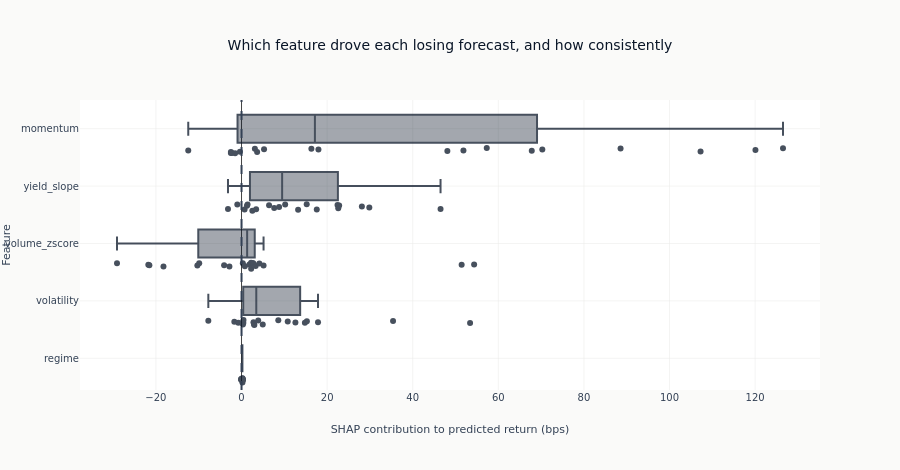

Notebook code cell kept with this figure:
### Markdown cell above
## 11. Inspect Attribution Variability

Signed SHAP distributions show both direction and trade-to-trade dispersion.
Features are ordered by mean absolute contribution; values are expressed in
basis points of predicted next-session return.

### Code cell
shap_vectors = shap_analyzer.extract_shap_vectors(result.explanations, normalization=None)
mean_abs_shap = np.abs(shap_vectors).mean(axis=0)
feature_order = [FEATURE_COLS[index] for index in np.argsort(mean_abs_shap)[::-1]]
dominant_feature = feature_order[0]

shap_long = pd.DataFrame(shap_vectors, columns=FEATURE_COLS).melt(
    var_name="feature", value_name="shap_value"
)
shap_long["shap_bps"] = shap_long["shap_value"] * 10_000
fig = px.box(
    shap_long,
    x="shap_bps",
    y="feature",
    category_orders={"feature": feature_order},
    points="all",
    title="Which feature drove each losing forecast, and how consistently",
    labels={"shap_bps": "SHAP contribution to predicted return (bps)", "feature": "Feature"},
)
fig.update_traces(marker_color=COLORS["blue"], line_color=COLORS["blue"], opacity=0.75)
fig.add_vline(x=0, line_color=COLORS["neutral"], line_dash="dash")
fig.update_layout(height=470, showlegend=False)
show_plotly_with_alt(
    fig,
    "Box plots of SHAP contribution per feature across the worst trades, with individual points overlaid and a dashed line at zero. Several features straddle zero, so their contributions ran in both directions across the failures.",
)

### Figure 1 — Plotly figure (JSON) as saved in the notebook; plotly's stock layout.template omitted (floating-point values rounded to 4 significant figures)
{"data": [{"alignmentgroup": "True", "boxpoints": "all", "hovertemplate": "SHAP contribution to predicted return (bps)=%{x}<br>Feature=%{y}<extra></extra>", "legendgroup": "", "line": {"color": "#0a1628"}, "marker": {"color": "#0a1628"}, "name": "", "notched": false, "offsetgroup": "", "opacity": 0.75, "orientation": "h", "showlegend": false, "type": "box", "x": [120.1, 70.27, 51.85, 3.121, -12.45, 88.56, 48.09, 107.2, -2.489, 57.29, 3.645, 17.97, 16.32, 126.5, -1.5, -2.276, -2.48, 67.81, -0.3674, 5.259, 53.4, 0.3195, -7.756, 2.995, 14.81, 2.791, -0.7486, 12.59, 2.922, 10.79, -1.68, 4.961, 15.26, 35.4, 0.4594, 3.899, 0.3688, 17.87, 0.4211, 8.593, 51.43, -18.24, 2.877, -4.068, 2.23, 3.299, -29.09, 5.148, 2.25, -2.828, 2.668, -21.53, -21.78, 54.34, 0.3082, 0.7771, 1.85, -10.32, 4.168, -9.888, 0.2118, 0.2118, 0.2118, -0.05777, 0.2737, 0.2118, 0.2118, 0.2118, 0.2558, 0.2118, 0.2118, 0.2118, 0.2118, 0.2118, 0.2737, -0.06977, -0.06977, 0.2118, -0.05777, 0.2118, 28.12, 22.43, 17.58, 6.441, 2.529, 13.22, 22.81, 15.23, 3.412, 22.6, -3.162, 7.634, 0.7133, 29.86, 1.413, 10.19, 1.278, 46.5, -0.9823, 8.779], "x0": " ", "xaxis": "x", "y": ["momentum", "momentum", "momentum", "momentum", "momentum", "momentum", "momentum", "momentum", "momentum", "momentum", "momentum", "momentum", "momentum", "momentum", "momentum", "momentum", "momentum", "momentum", "momentum", "momentum", "volatility", "volatility", "volatility", "volatility", "volatility", "volatility", "volatility", "volatility", "volatility", "volatility", "volatility", "volatility", "volatility", "volatility", "volatility", "volatility", "volatility", "volatility", "volatility", "volatility", "volume_zscore", "volume_zscore", "volume_zscore", "volume_zscore", "volume_zscore", "volume_zscore", "volume_zscore", "volume_zscore", "volume_zscore", "volume_zscore", "volume_zscore", "volume_zscore", "volume_zscore", "volume_zscore", "volume_zscore", "volume_zscore", "volume_zscore", "volume_zscore", "volume_zscore", "volume_zscore", "regime", "regime", "regime", "regime", "regime", "regime", "regime", "regime", "regime", "regime", "regime", "regime", "regime", "regime", "regime", "regime", "regime", "regime", "regime", "regime", "yield_slope", "yield_slope", "yield_slope", "yield_slope", "yield_slope", "yield_slope", "yield_slope", "yield_slope", "yield_slope", "yield_slope", "yield_slope", "yield_slope", "yield_slope", "yield_slope", "yield_slope", "yield_slope", "yield_slope", "yield_slope", "yield_slope", "yield_slope"], "y0": " ", "yaxis": "y"}], "layout": {"boxmode": "group", "height": 470, "legend": {"tracegroupgap": 0}, "shapes": [{"line": {"color": "#334155", "dash": "dash"}, "type": "line", "x0": 0, "x1": 0, "xref": "x", "y0": 0, "y1": 1, "yref": "y domain"}], "showlegend": false, "title": {"text": "Which feature drove each losing forecast, and how consistently"}, "xaxis": {"anchor": "y", "domain": [0.0, 1.0], "title": {"text": "SHAP contribution to predicted return (bps)"}}, "yaxis": {"anchor": "x", "categoryarray": ["regime", "volatility", "volume_zscore", "yield_slope", "momentum"], "categoryorder": "array", "domain": [0.0, 1.0], "title": {"text": "Feature"}}}}
